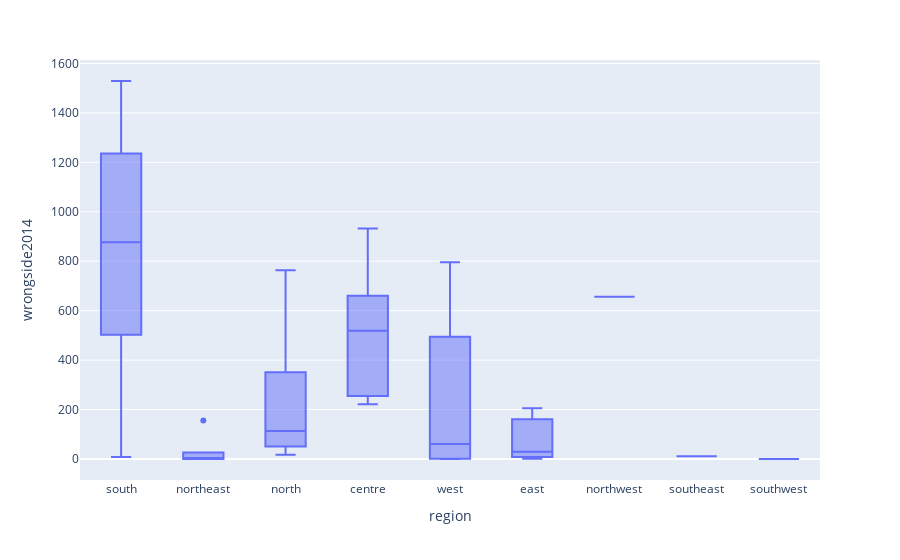

Notebook code for this chart:
### Code cell
fig = px.box(df,x='region',y='wrongside2014')
fig.show()

### Figure 1 — Plotly figure (JSON) as saved in the notebook; plotly's stock layout.template omitted (floating-point values rounded to 4 significant figures)
{"data": [{"alignmentgroup": "True", "hovertemplate": "region=%{x}<br>wrongside2014=%{y}<extra></extra>", "legendgroup": "", "marker": {"color": "#636efa"}, "name": "", "notched": false, "offsetgroup": "", "orientation": "v", "showlegend": false, "type": "box", "x": ["south", "northeast", "northeast", "north", "centre", "west", "west", "north", "north", "north", "centre", "south", "south", "centre", "west", "northeast", "northeast", "east", "northeast", "centre", "north", "northwest", "northeast", "south", "centre", "east", "north", "north", "east", "southeast", "north", "west", "west", "southwest", "south"], "x0": " ", "xaxis": "x", "y": [668, 0, 156, 308, 266, 61, 394, 393, 43, 58, 221, 877, 1138, 932, 796, 0, 0, 1, 26, 519, 127, 656, 0, 1529, 570, 29, 99, 763, 205, 11, 17, 0, 1, 0, 8], "y0": " ", "yaxis": "y"}], "layout": {"boxmode": "group", "legend": {"tracegroupgap": 0}, "margin": {"t": 60}, "xaxis": {"anchor": "y", "domain": [0, 1], "title": {"text": "region"}}, "yaxis": {"anchor": "x", "domain": [0, 1], "title": {"text": "wrongside2014"}}}}
